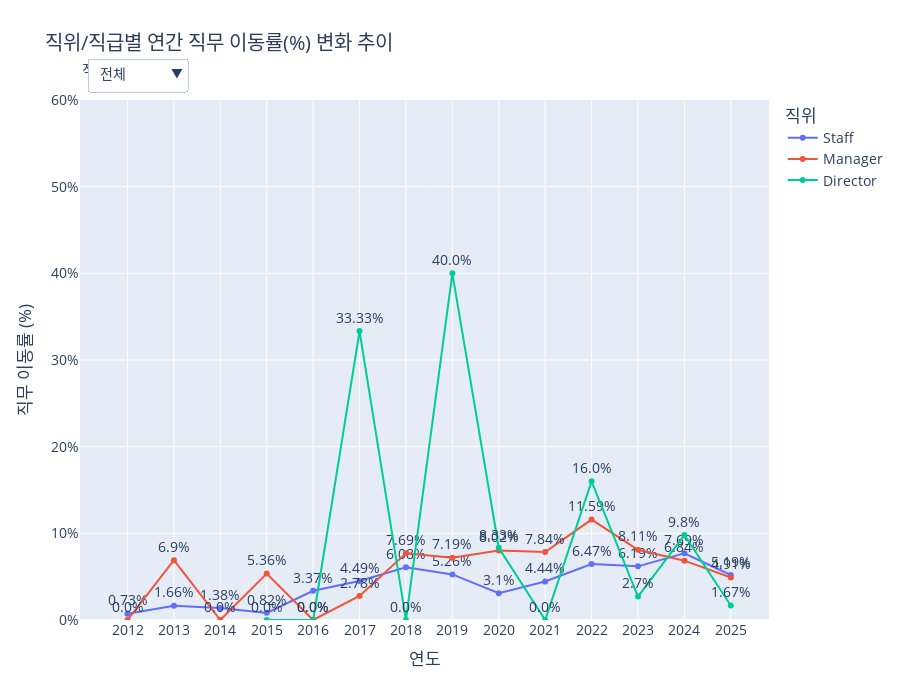

Notebook source saved alongside this figure:
### Code cell
import pandas as pd
import numpy as np
import plotly.graph_objects as go
import plotly.io as pio
import plotly.express as px
import datetime

# --- 1. 데이터 임포트 ---
from services.tables.HR_Core.job_info_table import job_info_df
from services.tables.HR_Core.basic_info_table import emp_df
from services.tables.HR_Core.position_info_table import position_info_df
from services.tables.HR_Core.position_table import position_df, position_order, grade_order

def create_figure():
    """
    제안 9-3: 직위/직급별 연간 직무 이동률 변화 추이 그래프를 생성합니다.
    """
    # --- 2. 데이터 준비 및 가공 ---
    job_changes = job_info_df.copy()
    job_changes = pd.merge(job_changes, emp_df[['EMP_ID', 'IN_DATE']], on='EMP_ID', how='left')
    job_changes = job_changes[job_changes['JOB_APP_START_DATE'] > job_changes['IN_DATE']]
    job_changes['YEAR'] = job_changes['JOB_APP_START_DATE'].dt.year
    
    # --- 수정된 부분: 리스트 초기화 ---
    turnover_records = []
    # --- 수정 완료 ---
    all_years = sorted(job_changes['YEAR'].unique())
    
    pos_info_with_name = pd.merge(position_info_df, position_df[['POSITION_ID', 'POSITION_NAME']].drop_duplicates(), on='POSITION_ID')
    pos_info_sorted = pos_info_with_name.sort_values('GRADE_START_DATE')

    for year in all_years:
        year_end = pd.to_datetime(f'{year}-12-31')
        
        active_in_year = emp_df[(emp_df['IN_DATE'] <= year_end) & (emp_df['OUT_DATE'].isnull() | (emp_df['OUT_DATE'] > year_end))].copy()
        active_in_year['DATE_SNAPSHOT'] = year_end
        
        active_pos = pd.merge_asof(
            active_in_year[['EMP_ID', 'DATE_SNAPSHOT']].sort_values('DATE_SNAPSHOT'),
            pos_info_sorted,
            left_on='DATE_SNAPSHOT', right_on='GRADE_START_DATE', by='EMP_ID', direction='backward'
        )
        active_pos = active_pos.dropna(subset=['POSITION_NAME', 'GRADE_ID'])
        
        changes_in_year = job_changes[job_changes['YEAR'] == year].copy()
        changes_in_year['DATE_SNAPSHOT'] = year_end
        changes_pos = pd.merge_asof(
            changes_in_year[['EMP_ID', 'DATE_SNAPSHOT']].sort_values('DATE_SNAPSHOT'),
            pos_info_sorted,
            left_on='DATE_SNAPSHOT', right_on='GRADE_START_DATE', by='EMP_ID', direction='backward'
        )
        changes_pos = changes_pos.dropna(subset=['POSITION_NAME', 'GRADE_ID'])

        headcount_by_pos = active_pos.groupby('POSITION_NAME', observed=False).size()
        changes_by_pos = changes_pos.groupby('POSITION_NAME', observed=False).size()
        mobility_pos = (changes_by_pos / headcount_by_pos * 100).fillna(0)
        for group_name, rate in mobility_pos.items():
            turnover_records.append({'YEAR': year, 'GROUP_TYPE': 'POSITION', 'GROUP_NAME': group_name, 'MOBILITY_RATE': rate})

        headcount_by_grade = active_pos.groupby(['POSITION_NAME', 'GRADE_ID'], observed=False).size()
        changes_by_grade = changes_pos.groupby(['POSITION_NAME', 'GRADE_ID'], observed=False).size()
        mobility_grade = (changes_by_grade / headcount_by_grade * 100).fillna(0)
        for (pos_name, grade_name), rate in mobility_grade.items():
            turnover_records.append({'YEAR': year, 'GROUP_TYPE': 'GRADE', 'POSITION_NAME': pos_name, 'GROUP_NAME': grade_name, 'MOBILITY_RATE': rate})

    analysis_df = pd.DataFrame(turnover_records)
    
    if analysis_df.empty:
        return go.Figure().update_layout(title_text="분석할 직무 이동 데이터가 없습니다.")

    y_max = analysis_df['MOBILITY_RATE'].max()
    fixed_y_range = [0, y_max * 1.2]

    # --- 3. Plotly 인터랙티브 그래프 생성 ---
    fig = go.Figure()
    colors = px.colors.qualitative.Plotly
    
    position_filter_list = [p for p in position_order if p != 'C-Level']
    
    pos_df = analysis_df[analysis_df['GROUP_TYPE'] == 'POSITION']
    for i, pos_name in enumerate(position_filter_list):
        df_filtered = pos_df[pos_df['GROUP_NAME'] == pos_name].sort_values('YEAR')
        if not df_filtered.empty:
            fig.add_trace(go.Scatter(
                x=df_filtered['YEAR'], y=df_filtered['MOBILITY_RATE'], mode='lines+markers+text', name=pos_name,
                line=dict(color=colors[i]), text=df_filtered['MOBILITY_RATE'].round(2).astype(str) + '%', textposition='top center'
            ))
            
    grade_df = analysis_df[analysis_df['GROUP_TYPE'] == 'GRADE']
    grade_traces_map = {}
    trace_idx_counter = len(fig.data)
    for pos_name in position_filter_list:
        grade_pos_df = grade_df[grade_df['POSITION_NAME'] == pos_name]
        grades_in_pos = [g for g in grade_order if g in grade_pos_df['GROUP_NAME'].unique()]
        grade_traces_map[pos_name] = []
        for j, grade_name in enumerate(grades_in_pos):
            df_filtered = grade_pos_df[grade_pos_df['GROUP_NAME'] == grade_name].sort_values('YEAR')
            if not df_filtered.empty:
                fig.add_trace(go.Scatter(
                    x=df_filtered['YEAR'], y=df_filtered['MOBILITY_RATE'], mode='lines+markers+text', name=grade_name,
                    visible=False, line=dict(color=colors[j % len(colors)]),
                    text=df_filtered['MOBILITY_RATE'].round(2).astype(str) + '%', textposition='top center'
                ))
                grade_traces_map[pos_name].append(trace_idx_counter)
                trace_idx_counter += 1

    # --- 4. 드롭다운 메뉴 및 레이아웃 업데이트 ---
    buttons = []
    buttons.append(dict(label='전체', method='update', args=[
        {'visible': [True]*len(position_filter_list) + [False]*(len(fig.data)-len(position_filter_list))},
        {'title': '전체 직위별 연간 직무 이동률(%) 변화 추이', 'legend_title_text': '직위'}
    ]))
    for pos_name in position_filter_list:
        visibility_mask = [False] * len(fig.data)
        for trace_idx in grade_traces_map.get(pos_name, []):
            visibility_mask[trace_idx] = True
        buttons.append(dict(label=f'{pos_name}', method='update', args=[
            {'visible': visibility_mask},
            {'title': f'{pos_name} 내 직급별 연간 직무 이동률(%) 변화 추이', 'legend_title_text': '직급'}
        ]))
        
    fig.update_layout(
        updatemenus=[dict(active=0, buttons=buttons, direction="down", pad={"r": 10, "t": 10}, showactive=True, x=0.01, xanchor="left", y=1.1, yanchor="top")],
        title_text='직위/직급별 연간 직무 이동률(%) 변화 추이',
        xaxis_title='연도', yaxis_title='직무 이동률 (%)',
        font_size=14, height=700,
        legend_title_text='직위',
        xaxis=dict(type='category'),
        yaxis=dict(ticksuffix="%", range=fixed_y_range),
        annotations=[dict(text="직위/직급 선택:", showarrow=False, x=0, y=1.08, yref="paper", align="left")]
    )
    
    return fig

# 이 파일을 직접 실행할 경우 그래프를 생성하여 보여줍니다.
pio.renderers.default = 'vscode'
fig = create_figure()
fig.show()

### Figure 1 — Plotly figure (JSON) as saved in the notebook; plotly's stock layout.template omitted (floating-point values rounded to 4 significant figures)
{"data": [{"line": {"color": "#636EFA"}, "mode": "lines+markers+text", "name": "Staff", "text": ["0.73%", "1.66%", "1.38%", "0.82%", "3.37%", "4.49%", "6.08%", "5.26%", "3.1%", "4.44%", "6.47%", "6.19%", "7.69%", "5.19%"], "textposition": "top center", "type": "scatter", "x": [2012, 2013, 2014, 2015, 2016, 2017, 2018, 2019, 2020, 2021, 2022, 2023, 2024, 2025], "y": [0.7299, 1.657, 1.382, 0.823, 3.371, 4.494, 6.084, 5.263, 3.101, 4.435, 6.466, 6.19, 7.692, 5.195]}, {"line": {"color": "#EF553B"}, "mode": "lines+markers+text", "name": "Manager", "text": ["0.0%", "6.9%", "0.0%", "5.36%", "0.0%", "2.78%", "7.69%", "7.19%", "8.02%", "7.84%", "11.59%", "8.11%", "6.84%", "4.91%"], "textposition": "top center", "type": "scatter", "x": [2012, 2013, 2014, 2015, 2016, 2017, 2018, 2019, 2020, 2021, 2022, 2023, 2024, 2025], "y": [0.0, 6.897, 0.0, 5.357, 0.0, 2.778, 7.692, 7.186, 8.021, 7.843, 11.59, 8.108, 6.844, 4.906]}, {"line": {"color": "#00CC96"}, "mode": "lines+markers+text", "name": "Director", "text": ["0.0%", "0.0%", "33.33%", "0.0%", "40.0%", "8.33%", "0.0%", "16.0%", "2.7%", "9.8%", "1.67%"], "textposition": "top center", "type": "scatter", "x": [2015, 2016, 2017, 2018, 2019, 2020, 2021, 2022, 2023, 2024, 2025], "y": [0.0, 0.0, 33.33, 0.0, 40.0, 8.333, 0.0, 16.0, 2.703, 9.804, 1.667]}, {"line": {"color": "#636EFA"}, "mode": "lines+markers+text", "name": "G1", "text": ["1.15%", "1.77%", "0.79%", "1.48%", "4.23%", "3.65%", "3.88%", "2.59%", "0.97%", "0.0%", "2.47%", "3.12%", "1.72%", "0.0%"], "textposition": "top center", "type": "scatter", "visible": false, "x": [2012, 2013, 2014, 2015, 2016, 2017, 2018, 2019, 2020, 2021, 2022, 2023, 2024, 2025], "y": [1.149, 1.77, 0.7874, 1.481, 4.225, 3.65, 3.876, 2.586, 0.9709, 0.0, 2.469, 3.125, 1.724, 0.0]}, {"line": {"color": "#EF553B"}, "mode": "lines+markers+text", "name": "G2", "text": ["0.0%", "1.47%", "2.22%", "0.0%", "2.4%", "5.38%", "8.21%", "7.33%", "4.52%", "7.14%", "8.61%", "7.53%", "10.22%", "7.08%"], "textposition": "top center", "type": "scatter", "visible": false, "x": [2012, 2013, 2014, 2015, 2016, 2017, 2018, 2019, 2020, 2021, 2022, 2023, 2024, 2025], "y": [0.0, 1.471, 2.222, 0.0, 2.4, 5.385, 8.209, 7.333, 4.516, 7.143, 8.609, 7.534, 10.22, 7.08]}, {"line": {"color": "#636EFA"}, "mode": "lines+markers+text", "name": "G3", "text": ["0.0%", "7.69%", "0.0%", "6.12%", "0.0%", "3.57%", "6.45%", "5.88%", "9.63%", "7.46%", "11.76%", "7.88%", "6.83%", "6.88%"], "textposition": "top center", "type": "scatter", "visible": false, "x": [2012, 2013, 2014, 2015, 2016, 2017, 2018, 2019, 2020, 2021, 2022, 2023, 2024, 2025], "y": [0.0, 7.692, 0.0, 6.122, 0.0, 3.571, 6.452, 5.882, 9.63, 7.463, 11.76, 7.879, 6.832, 6.875]}, {"line": {"color": "#EF553B"}, "mode": "lines+markers+text", "name": "G4", "text": ["0.0%", "0.0%", "0.0%", "0.0%", "0.0%", "0.0%", "10.81%", "10.42%", "3.85%", "8.57%", "11.25%", "8.51%", "6.86%", "1.9%"], "textposition": "top center", "type": "scatter", "visible": false, "x": [2012, 2013, 2014, 2015, 2016, 2017, 2018, 2019, 2020, 2021, 2022, 2023, 2024, 2025], "y": [0.0, 0.0, 0.0, 0.0, 0.0, 0.0, 10.81, 10.42, 3.846, 8.571, 11.25, 8.511, 6.863, 1.905]}, {"line": {"color": "#636EFA"}, "mode": "lines+markers+text", "name": "G5", "text": ["0.0%", "0.0%", "33.33%", "0.0%", "40.0%", "8.33%", "0.0%", "13.04%", "3.12%", "9.09%", "2.13%"], "textposition": "top center", "type": "scatter", "visible": false, "x": [2015, 2016, 2017, 2018, 2019, 2020, 2021, 2022, 2023, 2024, 2025], "y": [0.0, 0.0, 33.33, 0.0, 40.0, 8.333, 0.0, 13.04, 3.125, 9.091, 2.128]}, {"line": {"color": "#EF553B"}, "mode": "lines+markers+text", "name": "G6", "text": ["0.0%", "50.0%", "0.0%", "14.29%", "0.0%"], "textposition": "top center", "type": "scatter", "visible": false, "x": [2021, 2022, 2023, 2024, 2025], "y": [0.0, 50.0, 0.0, 14.29, 0.0]}], "layout": {"annotations": [{"align": "left", "showarrow": false, "text": "직위/직급 선택:", "x": 0, "y": 1.08, "yref": "paper"}], "font": {"size": 14}, "height": 700, "legend": {"title": {"text": "직위"}}, "title": {"text": "직위/직급별 연간 직무 이동률(%) 변화 추이"}, "updatemenus": [{"active": 0, "buttons": [{"args": [{"visible": [true, true, true, false, false, false, false, false, false]}, {"legend_title_text": "직위", "title": "전체 직위별 연간 직무 이동률(%) 변화 추이"}], "label": "전체", "method": "update"}, {"args": [{"visible": [false, false, false, true, true, false, false, false, false]}, {"legend_title_text": "직급", "title": "Staff 내 직급별 연간 직무 이동률(%) 변화 추이"}], "label": "Staff", "method": "update"}, {"args": [{"visible": [false, false, false, false, false, true, true, false, false]}, {"legend_title_text": "직급", "title": "Manager 내 직급별 연간 직무 이동률(%) 변화 추이"}], "label": "Manager", "method": "update"}, {"args": [{"visible": [false, false, false, false, false, false, false, true, true]}, {"legend_title_text": "직급", "title": "Director 내 직급별 연간 직무 이동률(%) 변화 추이"}], "label": "Director", "method": "update"}], "direction": "down", "pad": {"r": 10, "t": 10}, "showactive": true, "x": 0.01, "xanchor": "left", "y": 1.1, "yanchor": "top"}], "xaxis": {"title": {"text": "연도"}, "type": "category"}, "yaxis": {"range": [0, 60], "ticksuffix": "%", "title": {"text": "직무 이동률 (%)"}}}}
